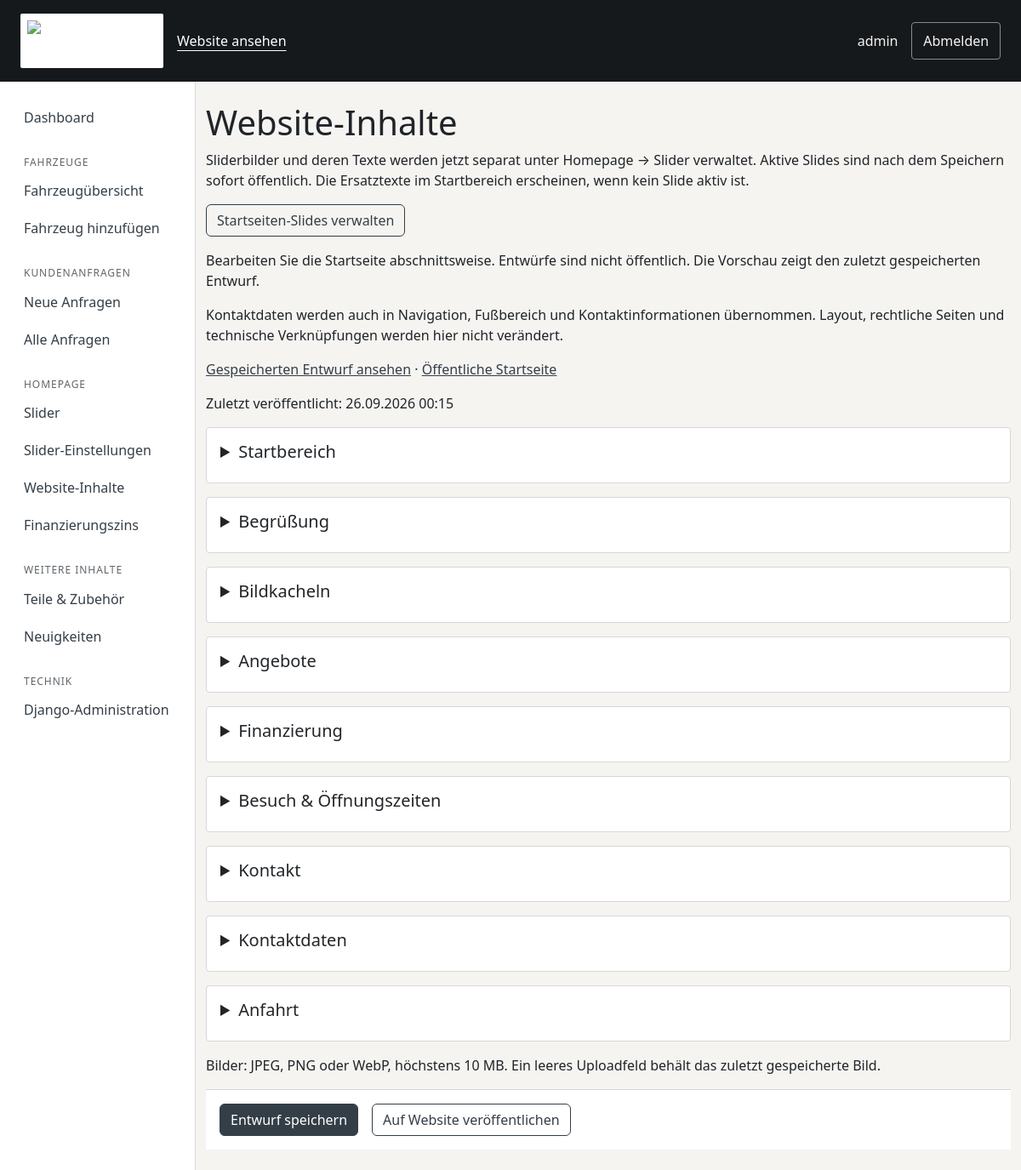
The app's page /verwaltung/website/ (signed in), older data.
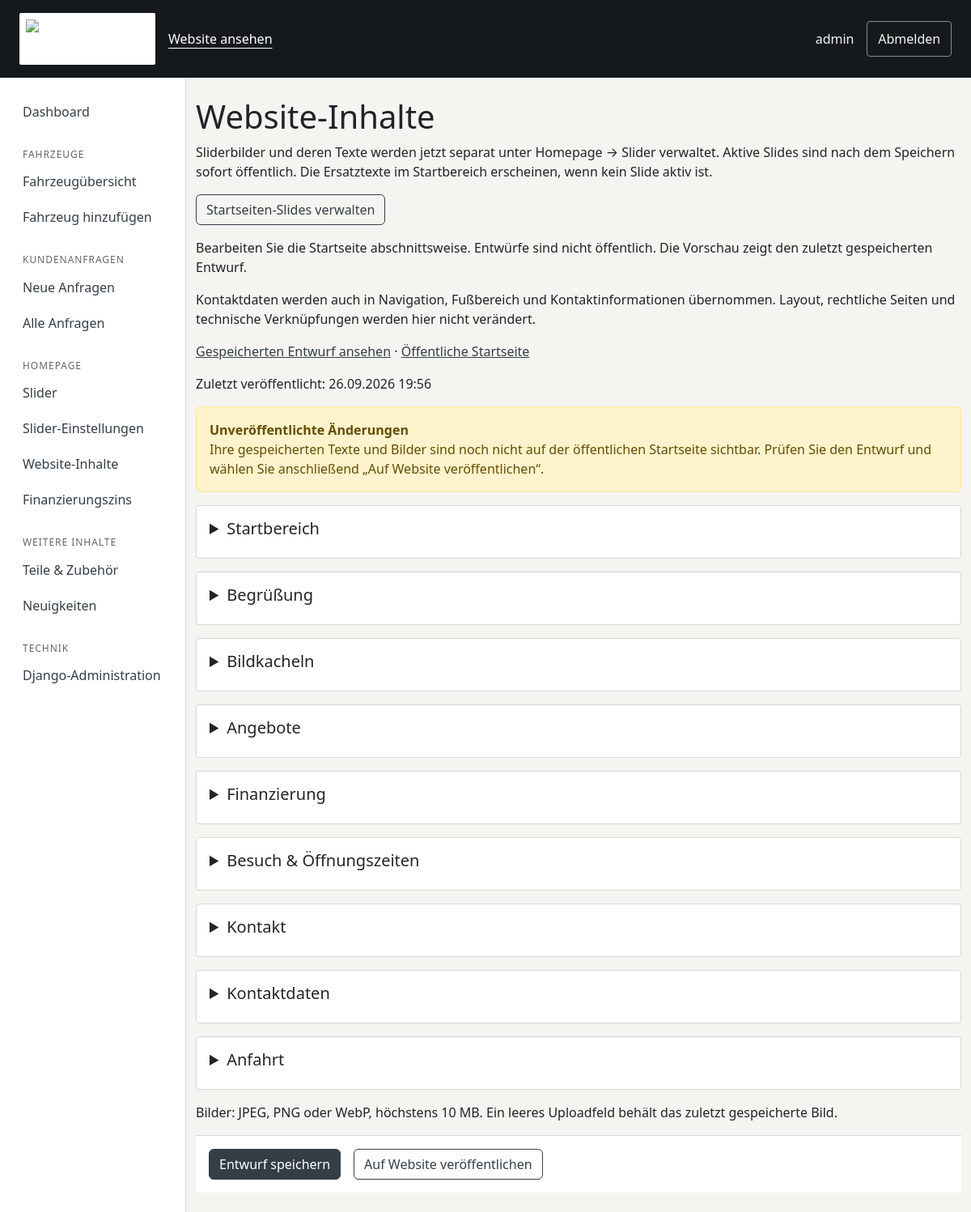
The same page, newer data.
### vehicles/models.py (models this page shows)
class Homepage(models.Model):
    financing_annual_rate = models.DecimalField('Effektiver Jahreszins in Prozent', max_digits=5, decimal_places=2, default='6.99', validators=[MinValueValidator(0), MaxValueValidator(50)], help_text='Zentrale Einstellung für fahrzeugbezogene Finanzierungsrechner.')
    slider_interval = models.PositiveSmallIntegerField('Wechselgeschwindigkeit in Sekunden', default=4,
        validators=[MinValueValidator(2), MaxValueValidator(15)],
        help_text='Zwischen 2 und 15 Sekunden. Änderungen gelten sofort für den Slider.')
    id = models.PositiveSmallIntegerField(primary_key=True, default=1, editable=False)
    draft = models.JSONField(default=dict)
    published = models.JSONField(default=dict)
    revision = models.PositiveIntegerField(default=0)
    published_at = models.DateTimeField(null=True, blank=True)
    class Meta:
        verbose_name = 'Startseite'
        verbose_name_plural = 'Startseite'
        constraints = [models.CheckConstraint(condition=models.Q(id=1), name='homepage_singleton'),
                       models.CheckConstraint(condition=models.Q(slider_interval__gte=2, slider_interval__lte=15), name='homepage_slider_interval_range')]
        permissions = [('change_slider_settings', 'Kann Slider-Einstellungen ändern')]

### vehicles/content_views.py (the view, shortened to what this page needs)
@login_required(login_url='login')
@permission_required('vehicles.change_homepage', raise_exception=True)
def homepage_edit(request):
    page = Homepage.objects.filter(pk=1).first() or Homepage(pk=1)
    form = HomepageForm(request.POST if request.method == 'POST' else None, request.FILES or None, page=page)
    return render(request, 'admin/homepage_form.html', {'form': form, 'page': page, 'draft_content': homepage_content(page.draft)})

### vehicles/content.py (called while the page is built)
def homepage_content(values=None):
    interval = Homepage._meta.get_field("slider_interval").default
    if values is None:
        page = Homepage.objects.filter(pk=1).first()
        values = page.published if page else {}
        interval = page.slider_interval if page else interval
    result = {key: values.get(key, default) for key, label, default, group in TEXT_FIELDS}
    image_ids = [values[key] for key, *_ in IMAGE_FIELDS if isinstance(values.get(key), int)]
    images = HomepageImage.objects.in_bulk(image_ids)
    for key, label, fallback, group in IMAGE_FIELDS:
        asset = images.get(values.get(key))
        result[key] = asset.image.url if asset else (static(fallback) if fallback else '')
    result["slider_interval"] = interval
    return result

def website_content(request):
    if not hasattr(request, '_homepage_content'):
        request._homepage_content = homepage_content()
    return {'site_content': request._homepage_content}

### templates/admin/homepage_form.html (shortened to what this page needs)
{% extends 'management/base.html' %}
{% block content %}
<section class="container py-4">
    <h1>Website-Inhalte</h1>
    <p>Sliderbilder und deren Texte werden jetzt separat unter Homepage → Slider verwaltet. Aktive Slides sind nach dem Speichern sofort öffentlich. Die Ersatztexte im Startbereich erscheinen, wenn kein Slide aktiv ist.</p>
    {% if perms.vehicles.view_heroslide %}<p><a class="btn btn-outline-primary" href="{% url 'management_slides' %}">Startseiten-Slides verwalten</a></p>{% endif %}
    <p>Bearbeiten Sie die Startseite abschnittsweise. Entwürfe sind nicht öffentlich. Die Vorschau zeigt den zuletzt gespeicherten Entwurf.</p>
    <p>Kontaktdaten werden auch in Navigation, Fußbereich und Kontaktinformationen übernommen. Layout, rechtliche Seiten und technische Verknüpfungen werden hier nicht verändert.</p>
    <p><a href="{% url 'homepage_preview' %}">Gespeicherten Entwurf ansehen</a> · <a href="{% url 'home' %}">Öffentliche Startseite</a></p>
    {% if page.published_at %}<p>Zuletzt veröffentlicht: {{ page.published_at|date:'d.m.Y H:i' }}</p>{% endif %}
    {% if page.draft != page.published %}<div class="alert alert-warning" role="status"><strong>Unveröffentlichte Änderungen</strong><br>Ihre gespeicherten Texte und Bilder sind noch nicht auf der öffentlichen Startseite sichtbar. Prüfen Sie den Entwurf und wählen Sie anschließend „Auf Website veröffentlichen“.</div>{% endif %}
    <form method="post" enctype="multipart/form-data" data-unsaved-form{% if form.errors %} data-unsaved-errors{% endif %} novalidate>
        {% for title, fields in form.groups %}<details class="card p-3 mb-3"><summary class="h5">{{ title }}</summary></details>{% endfor %}
        <p>Bilder: JPEG, PNG oder WebP, höchstens 10 MB. Ein leeres Uploadfeld behält das zuletzt gespeicherte Bild.</p>
        <div class="vehicle-save-bar"><button type="submit" name="action" value="save" class="btn btn-primary">Entwurf speichern</button><button type="submit" name="action" value="publish" class="btn btn-outline-primary">Auf Website veröffentlichen</button></div>
    </form>
</section>
{% endblock %}

Row changes from the older to the newer data that the page shows:
changed Homepage: published_at "26.09.2026 00:15" → "26.09.2026 19:56"
Text that changed along with them:
text now shown: "Unveröffentlichte Änderungen Ihre gespeicherten Texte und Bilder sind noch nicht auf der öffentlichen Startseite sichtbar. Prüfen Sie den Entwurf und wählen Sie anschließend „Auf Website veröffentlichen“."
